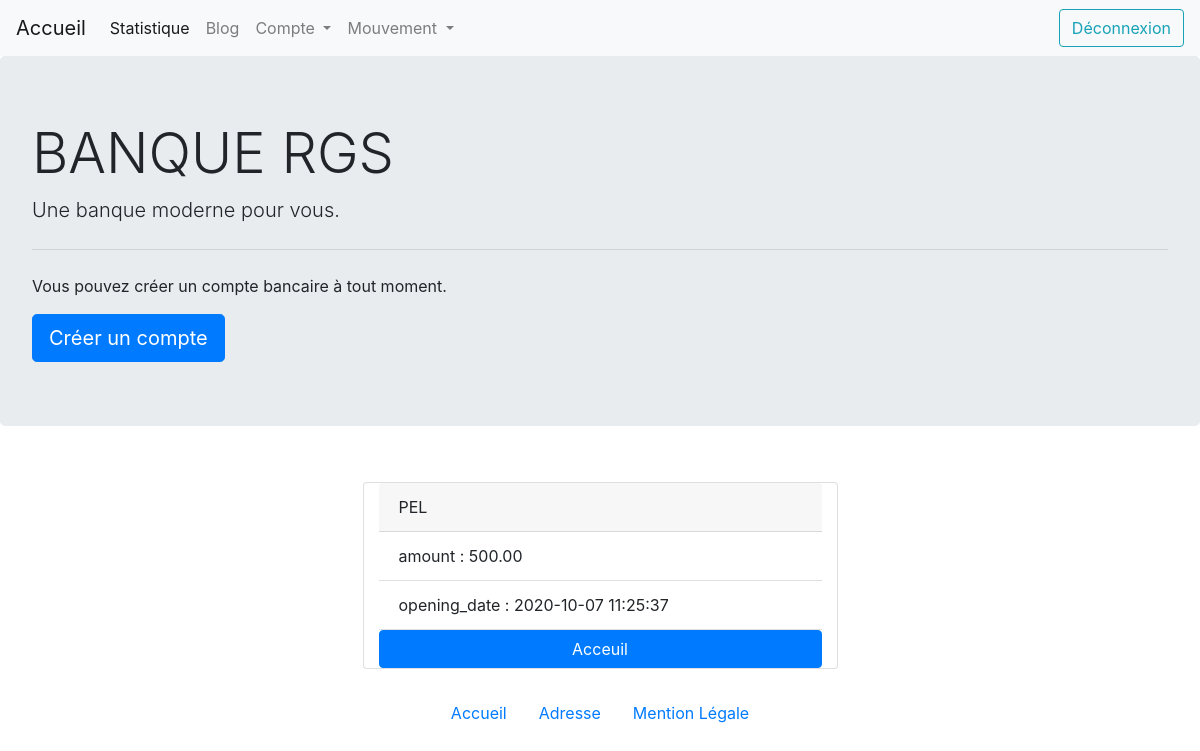
The app's page /showaccount.php?id=3 (signed in) with its own data.
### tables this page shows
CREATE TABLE Account(
  id INT UNSIGNED NOT NULL AUTO_INCREMENT,
  amount DECIMAL(11,2) NOT NULL,
  opening_date TIMESTAMP NOT NULL,
  account_type VARCHAR(50) NOT NULL,
  user_id INT UNSIGNED,
  PRIMARY KEY (id),
  FOREIGN KEY (user_id) REFERENCES User(id)
);

### showaccount.php (the view, shortened to what this page needs)
<?php
  include "template/nav.php";
  include "template/header.php";
 ?>
<?php
  if (!empty($_GET["id"]) && isset($_GET["id"])):
    $account_id = test_input($_GET["id"]);
    $con = $db->prepare(
      "SELECT a.amount, a.opening_date, a.account_type
      FROM Account AS a
      WHERE a.id = :id_account"
    );
    $results = $con->execute([
      "id_account" => $account_id
    ]);
    $account_user = $con->fetch(PDO::FETCH_ASSOC);
  endif;
?>
<div class="container">
  <div class="row">
    <div class="card col-10 col-md-5 mx-auto my-4" style="width: 18rem;">
      <div class="card-header">
        <?php echo $account_user["account_type"] ?>
      </div>
      <ul class="list-group list-group-flush">
        <?php foreach ($account_user as $key => $account): ?>
          <?php if ($key !== "account_type"): ?>
            <li class="list-group-item"><?php echo $key . ' : ' . $account; ?></li>
          <?php endif; ?>
        <?php endforeach; ?>
      </ul>
      <a href="index.php" class="btn btn-primary">Acceuil</a>
    </div>
  </div>
</div>
<?php
  include "template/footer.php";
 ?>

### records on screen
account: account_type "PEL", amount "500.00", opening_date "2020-10-07 11:25:37"

### other values on screen
$key "amount"
$key "opening_date"
